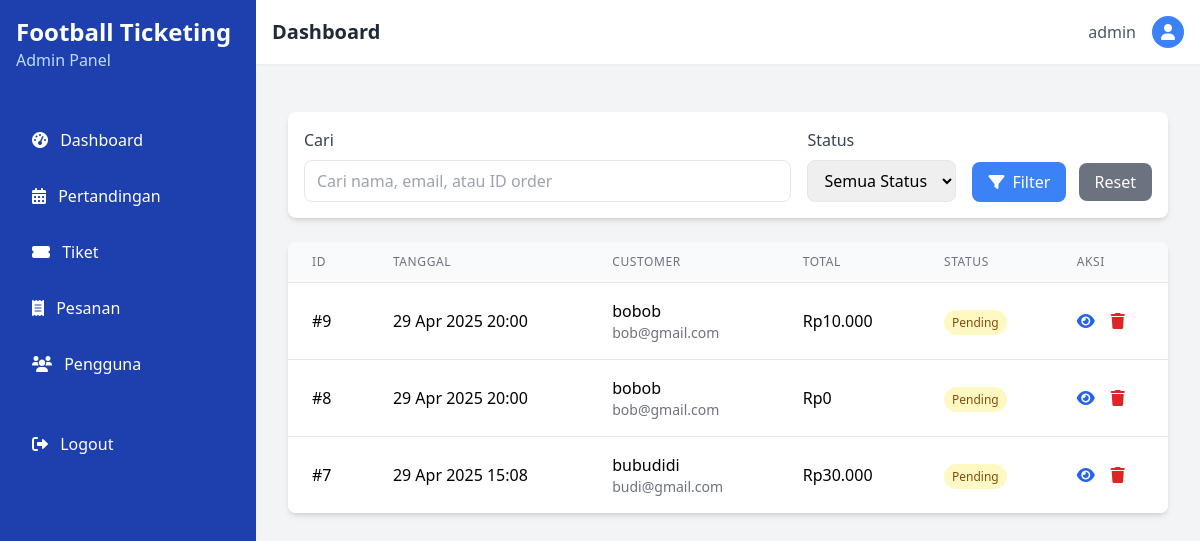
/admin/orders/index.php (signed in), run on an earlier commit of the app's database.
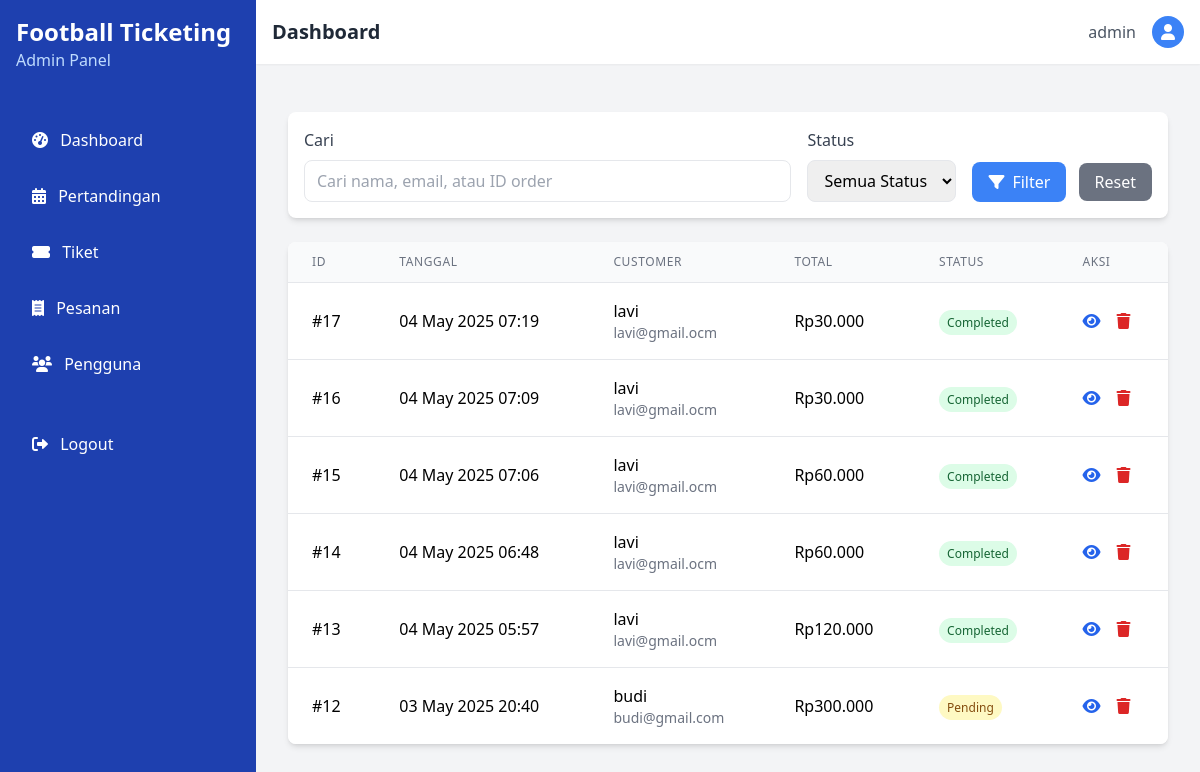
And on a later commit of the database.
### tables this page shows
CREATE TABLE `orders` (
  `id` int NOT NULL AUTO_INCREMENT,
  `user_id` int NOT NULL,
  `order_date` timestamp NULL DEFAULT CURRENT_TIMESTAMP,
  `total_amount` decimal(10,2) NOT NULL DEFAULT '0.00',
  `status` enum('pending','completed','cancelled') DEFAULT 'completed',
  `payment_method` varchar(50) DEFAULT NULL,
  `customer_name` varchar(100) NOT NULL,
  `customer_email` varchar(100) NOT NULL,
  `customer_phone` varchar(20) NOT NULL,
  PRIMARY KEY (`id`),
  KEY `user_id` (`user_id`),
  CONSTRAINT `orders_ibfk_1` FOREIGN KEY (`user_id`) REFERENCES `users` (`id`) ON DELETE CASCADE
);

### admin/orders/index.php (the view, shortened to what the changed rows need)
<?php
require_once '../../config/database.php';
$query = "SELECT o.*, u.username
          FROM orders o
          LEFT JOIN users u ON o.user_id = u.id
          WHERE 1=1";
$params = [];
$query .= " ORDER BY o.order_date DESC";
$stmt = $pdo->prepare($query);
$stmt->execute($params);
$orders = $stmt->fetchAll(PDO::FETCH_ASSOC);
?>
<!DOCTYPE html>
<html lang="en">
<head>
    <script src="https://cdn.tailwindcss.com"></script>
    <link rel="stylesheet" href="https://cdnjs.cloudflare.com/ajax/libs/font-awesome/6.0.0/css/all.min.css">
</head>
<body class="bg-gray-100">
    <?php include './includes/admin_header.php'; ?>
    <div class="container mx-auto px-4 py-8">
        <div class="bg-white rounded-lg shadow-md overflow-hidden">
            <div class="overflow-x-auto">
                <table class="min-w-full divide-y divide-gray-200">
                    <thead class="bg-gray-50">
                        <tr>
                            <th class="px-6 py-3 text-left text-xs font-medium text-gray-500 uppercase tracking-wider">ID</th>
                            <th class="px-6 py-3 text-left text-xs font-medium text-gray-500 uppercase tracking-wider">Tanggal</th>
                            <th class="px-6 py-3 text-left text-xs font-medium text-gray-500 uppercase tracking-wider">Customer</th>
                            <th class="px-6 py-3 text-left text-xs font-medium text-gray-500 uppercase tracking-wider">Total</th>
                            <th class="px-6 py-3 text-left text-xs font-medium text-gray-500 uppercase tracking-wider">Status</th>
                            <th class="px-6 py-3 text-left text-xs font-medium text-gray-500 uppercase tracking-wider">Aksi</th>
                        </tr>
                    </thead>
                    <tbody class="bg-white divide-y divide-gray-200">
                        <?php foreach ($orders as $order): ?>
                        <tr>
                            <td class="px-6 py-4 whitespace-nowrap">#<?= $order['id'] ?></td>
                            <td class="px-6 py-4 whitespace-nowrap">
                                <?= date('d M Y H:i', strtotime($order['order_date'])) ?>
                            </td>
                            <td class="px-6 py-4">
                                <div class="font-medium"><?= htmlspecialchars($order['customer_name']) ?></div>
                                <div class="text-sm text-gray-500"><?= htmlspecialchars($order['customer_email']) ?></div>
                            </td>
                            <td class="px-6 py-4 whitespace-nowrap">
                                Rp<?= number_format($order['total_amount'], 0, ',', '.') ?>
                            </td>
                            <td class="px-6 py-4 whitespace-nowrap">
                                <?php
                                $status_classes = [
                                    'pending' => 'bg-yellow-100 text-yellow-800',
                                    'paid' => 'bg-blue-100 text-blue-800',
                                    'completed' => 'bg-green-100 text-green-800',
                                    'cancelled' => 'bg-red-100 text-red-800'
                                ];
                                ?>
                                <span class="px-2 py-1 text-xs rounded-full <?= $status_classes[$order['status']] ?? 'bg-gray-100 text-gray-800' ?>">
                                    <?= ucfirst($order['status']) ?>
                                </span>
                            </td>
                            <td class="px-6 py-4 whitespace-nowrap">
                                <a href="view.php?id=<?= $order['id'] ?>" class="text-blue-600 hover:text-blue-900 mr-3">
                                    <i class="fas fa-eye"></i>
                                </a>
                                <a href="index.php?delete=<?= $order['id'] ?>"
                                   class="text-red-600 hover:text-red-900"
                                   onclick="return confirm('Apakah Anda yakin ingin menghapus order ini?')">
                                    <i class="fas fa-trash"></i>
                                </a>
                            </td>
                        </tr>
                        <?php endforeach; ?>
                    </tbody>
                </table>
            </div>
        </div>
    </div>
</body>
</html>

What changed in the data, as far as the page shows it:
removed orders: id "9", order_date "29 Apr 2025 20:00", customer_name "bobob", customer_email "bob@gmail.com", total_amount "10.000", status "Pending"
removed orders: id "8", order_date "29 Apr 2025 20:00", customer_name "bobob", customer_email "bob@gmail.com", total_amount "0", status "Pending"
removed orders: id "7", order_date "29 Apr 2025 15:08", customer_name "bubudidi", customer_email "budi@gmail.com", total_amount "30.000", status "Pending"
added orders: id "17", order_date "04 May 2025 07:19", customer_name "lavi", customer_email "lavi@gmail.ocm", total_amount "30.000", status "Completed"
added orders: id "16", order_date "04 May 2025 07:09", customer_name "lavi", customer_email "lavi@gmail.ocm", total_amount "30.000", status "Completed"
added orders: id "15", order_date "04 May 2025 07:06", customer_name "lavi", customer_email "lavi@gmail.ocm", total_amount "60.000", status "Completed"
added orders: id "14", order_date "04 May 2025 06:48", customer_name "lavi", customer_email "lavi@gmail.ocm", total_amount "60.000", status "Completed"
added orders: id "13", order_date "04 May 2025 05:57", customer_name "lavi", customer_email "lavi@gmail.ocm", total_amount "120.000", status "Completed"
added orders: id "12", order_date "03 May 2025 20:40", customer_name "budi", customer_email "budi@gmail.com", total_amount "300.000", status "Pending"
